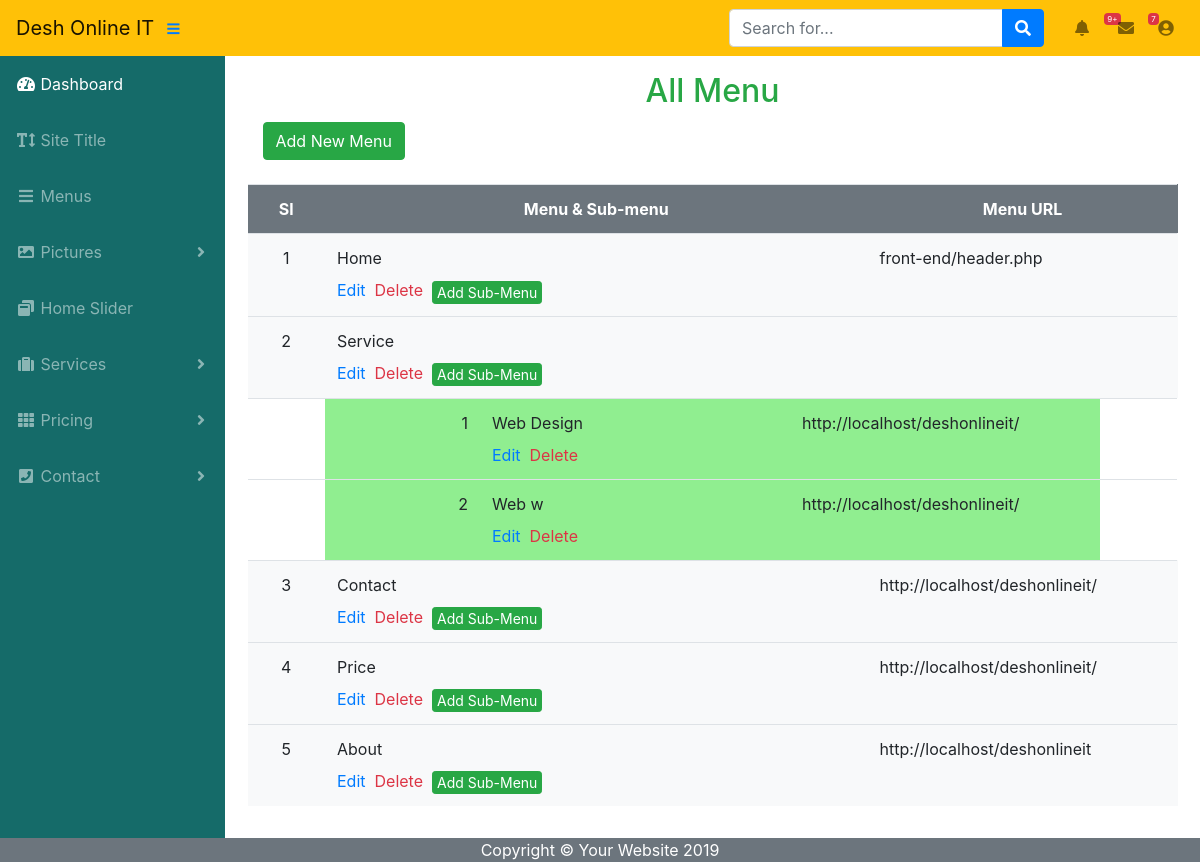
The app's page /back-end/all-menu.php (signed in) with its own data.
### tables this page shows
CREATE TABLE `all_menu` (
  `menu_id` int(11) NOT NULL,
  `menu_name` varchar(50) NOT NULL,
  `menu_url` varchar(200) NOT NULL,
  `status` varchar(20) DEFAULT NULL
);

CREATE TABLE `sub_menu` (
  `submenu_id` int(11) NOT NULL,
  `menu_name` varchar(50) NOT NULL,
  `submenu_name` varchar(50) DEFAULT NULL,
  `submenu_url` varchar(200) NOT NULL
);

### back-end/all-menu.php (the view, shortened to what this page needs)
<?php
	include('header.php');
	include('sidebar.php');
?>
<div id="view-slide">
	<h2 class="text-center text-success pt-3 py-1">All Menu</h2>
	<div>
		<a class="btn btn-success text-weight-bold" href="add-menu.php">Add New Menu</a>
	</div>
	<div class="pt-2">
	</div>
<div class="text-center bg-white">
	<div class="py-3">
			<table class="table">
				<tr class="row bg-secondary text-center align-middle text-white">
					<th class="col-1">Sl</th>
					<th class="col-7">Menu & Sub-menu</th>
					<th class="col-4">Menu URL</th>
				</tr>
				<?php
				$query="select * from all_menu";
				$result=$conn->query($query);
				$i='1';
				if(mysqli_num_rows($result)>0){
					while($col=mysqli_fetch_array($result)){
						?>
						<tr class="row bg-light">
							<td class="col-1 align-middle"><?php echo $i; ?>
							</td>
							<td class="col-7 text-left align-middle"><?php echo $col['menu_name']; ?>
							<div class="pt-2">
								<a class='text-primary' href="edit-menu.php?menu-id=<?php echo $col['menu_id']; ?>">Edit</a>&nbsp;
								<a class='text-danger' href="delete-menu.php?menu-id=<?php echo $col['menu_id']; ?>" >Delete</a>&nbsp;
								<a class="btn btn-success btn-sm p-0 px-1" href="add-submenu.php?menu-name=<?php echo $col['menu_name']; ?>">Add Sub-Menu</a>
							</div>
						</td>
						<td class="col-4 align-middle text-justify"><?php echo $col['menu_url']; ?></td>
					</tr>
					<?php
					$menu=$col['menu_name'];
							$sub_query="select * from sub_menu where menu_name='$menu'";
							$sub_result=$conn->query($sub_query);
							$s='1';
							if(mysqli_num_rows($sub_result)>0){
								while($sub_col=mysqli_fetch_array($sub_result)){
									echo '<tr class="row">';
							?>
						<td class="col-1"></td>
						<td class="col-2 text-right align-middle" style="background-color: lightgreen;"><?php echo $s; ?></td>
						<td class="col-4 text-left align-middle" style="background-color: lightgreen;"><?php echo $sub_col['submenu_name']; ?>
						<div class="pt-2">
							<a class='text-primary' href="edit-submenu.php?submenu-id=<?php echo $sub_col['submenu_id']; ?>" >Edit</a>&nbsp;
							<a class='text-danger' href="delete-submenu.php?submenu-id=<?php echo $sub_col['submenu_id']; ?>">Delete</a>
						</div>
						</td>
						<td class="col-4 text-left align-middle" style="background-color: lightgreen;"><?php echo $sub_col['submenu_url']; ?></td>
						<td class="col-1"></td>
					<?php echo '</tr>';
					$s++;
					}
					}
					 ?>
				<?php
				$i++;
			}
		}
		?>
	</table>
</div>
</div>
</div>
<?php
	include('footer.php');
 ?>

### back-end/header.php (shortened to what this page needs)
<!DOCTYPE html>
<html lang="en">
<head>
  <link href="vendor/fontawesome-free/css/all.min.css" rel="stylesheet" type="text/css">
  <link href="vendor/datatables/dataTables.bootstrap4.css" rel="stylesheet">
  <link href="css/sb-admin.css" rel="stylesheet">
  <link href="css/all-page.css" rel="stylesheet">
  <link rel="stylesheet" href="https://maxcdn.bootstrapcdn.com/bootstrap/4.0.0/css/bootstrap.min.css">
</head>
<body id="page-top">
  <nav class="navbar navbar-expand navbar-light bg-warning  static-top">
    <a class="navbar-brand mr-1" href="index.php">Desh Online IT</a>
    <button class="btn btn-link btn-sm order-1 order-sm-0" id="sidebarToggle" href="#">
      <i class="fas fa-bars"></i>
    </button>
    <form class="d-none d-md-inline-block form-inline ml-auto mr-0 mr-md-3 my-2 my-md-0">
      <div class="input-group">
        <input type="text" class="form-control" placeholder="Search for..." aria-label="Search" aria-describedby="basic-addon2">
        <div class="input-group-append">
          <button class="btn btn-primary" type="button">
            <i class="fas fa-search"></i>
          </button>
        </div>
      </div>
    </form>
    <ul class="navbar-nav ml-auto ml-md-0">
      <li class="nav-item dropdown no-arrow mx-1">
        <a class="nav-link dropdown-toggle" href="#" id="alertsDropdown" role="button" data-toggle="dropdown" aria-haspopup="true" aria-expanded="false">
          <i class="fas fa-bell fa-fw"></i>
          <span class="badge badge-danger">9+</span>
        </a>
      </li>
      <li class="nav-item dropdown no-arrow mx-1">
        <a class="nav-link dropdown-toggle" href="#" id="messagesDropdown" role="button" data-toggle="dropdown" aria-haspopup="true" aria-expanded="false">
          <i class="fas fa-envelope fa-fw"></i>
          <span class="badge badge-danger">7</span>
        </a>
      </li>
      <li class="nav-item dropdown no-arrow">
        <a class="nav-link dropdown-toggle" href="#" id="userDropdown" role="button" data-toggle="dropdown" aria-haspopup="true" aria-expanded="false">
          <i class="fas fa-user-circle fa-fw"></i>
        </a>
      </li>
    </ul>
  </nav>
  <div id="wrapper">

### back-end/sidebar.php (shortened to what this page needs)
<ul class="sidebar navbar-nav">
  <li class="nav-item active">
    <a class="nav-link" href="index.php">
      <i class="fas fa-fw fa-tachometer-alt"></i>
      <span>Dashboard</span>
    </a>
  </li>
  <li class="nav-item">
    <a class="nav-link" href="site-title.php">
      <i class="fas fa-fw fa-text-height"></i>
      <span>Site Title</span></a>
  </li>
  <li class="nav-item">
    <a class="nav-link" href="all-menu.php">
      <i class="fas fa-fw fa-bars"></i>
      <span>Menus</span></a>
  </li>
  <li class="nav-item dropdown">
    <a class="nav-link dropdown-toggle" href="#" id="pagesDropdown" role="button" data-toggle="dropdown" aria-haspopup="true" aria-expanded="false">
      <i class="fas fa-fw fa-image"></i>
      <span>Pictures</span>
    </a>
  </li>
  <li class="nav-item">
    <a class="nav-link" href="all-slider.php">
      <i class="fas fa-fw fa-window-restore"></i>
      <span>Home Slider</span></a>
  </li>
  <li class="nav-item dropdown">
    <a class="nav-link dropdown-toggle" href="#" id="pagesDropdown" role="button" data-toggle="dropdown" aria-haspopup="true" aria-expanded="false">
      <i class="fas fa-fw fa-suitcase"></i>
      <span>Services</span>
    </a>
  </li>
  <li class="nav-item dropdown">
    <a class="nav-link dropdown-toggle" href="#" id="pagesDropdown" role="button" data-toggle="dropdown" aria-haspopup="true" aria-expanded="false">
      <i class="fas fa-fw fa-th"></i>
      <span>Pricing</span>
    </a>
  </li>
  <li class="nav-item dropdown">
    <a class="nav-link dropdown-toggle" href="#" id="pagesDropdown" role="button" data-toggle="dropdown" aria-haspopup="true" aria-expanded="false">
      <i class="fas fa-fw fa-phone-square"></i>
      <span>Contact</span>
    </a>
  </li>
</ul>

### back-end/footer.php (shortened to what this page needs)
  </div>
<footer class="bg-secondary text-weight-bold text-white">
  <div class="container my-auto">
    <div class="copyright text-center my-auto">
      <span>Copyright © Your Website 2019</span>
    </div>
  </div>
</footer>
</body>
</html>

### back-end/css/all-page.css (style rules this page uses)
#view-slide { width: 75%; margin: 0 auto; }

### records on screen
all_menu: menu_name "Home", menu_url "front-end/header.php"
all_menu: menu_name "Service"
sub_menu: submenu_name "Web Design", submenu_url "http://localhost/deshonlineit/"
sub_menu: submenu_name "Web w", submenu_url "http://localhost/deshonlineit/"
all_menu: menu_name "Contact", menu_url "http://localhost/deshonlineit/"
all_menu: menu_name "Price", menu_url "http://localhost/deshonlineit/"
all_menu: menu_name "About", menu_url "http://localhost/deshonlineit"
